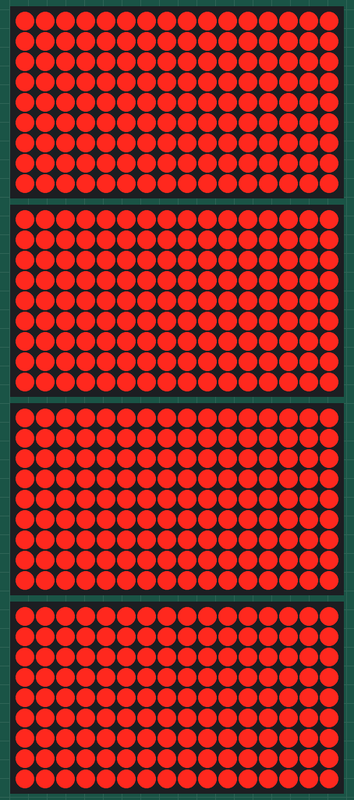
Simulated run of this sketch. Board: Arduino Uno, built with avr-gcc and run on an emulated ATmega328P. On the bench: 4 × 16×9 LED matrix. What the sketch prints to the serial monitor is not drawn.

Above: at 1.3 s.

The sketch:

multi_ada_ledmatrix.ino
```cpp
#include <Wire.h>
#include <Adafruit_GFX.h>
#include <Adafruit_IS31FL3731.h>

// If you're using the full breakout...
Adafruit_IS31FL3731 ledmatrix[4];

void init_matrix() {
  for(int i=0; i<4; i++) {
    ledmatrix[i] = Adafruit_IS31FL3731();
    //ledmatrix[i].Matrix(i2c, address=0x75);
  }
}

// If you're using the FeatherWing version
//Adafruit_IS31FL3731_Wing ledmatrix = Adafruit_IS31FL3731_Wing();
//display = adafruit_is31fl3731.Matrix(i2c, address=0x75)

// The lookup table to make the brightness changes be more visible
uint8_t sweep[] = {1, 2, 3, 4, 6, 8, 10, 15, 20, 30, 40, 60, 60, 40, 30, 20, 15, 10, 8, 6, 4, 3, 2, 1};
uint8_t address[] = {0x74, 0x75, 0x76, 0x77};

void setup() {
  Serial.begin(9600);
  Serial.println("Multi test");

  init_matrix();
  for(int i=0; i<4; i++) {
    if (! ledmatrix[i].begin(address[i])) {
      Serial.println("IS31 not found");
      while (1);
    }
  }
//  Serial.println("IS31 found!");
}

void loop() {
  // animate over all the pixels, and set the brightness from the sweep table
  for (uint8_t incr = 0; incr < 24; incr++)
    for (uint8_t x = 0; x < 16; x++)
      for (uint8_t y = 0; y < 9; y++)
        for(int i=0; i<4; i++)
          ledmatrix[i].drawPixel(x, y, sweep[(x+y+incr)%24]);
  delay(20);
}
```
